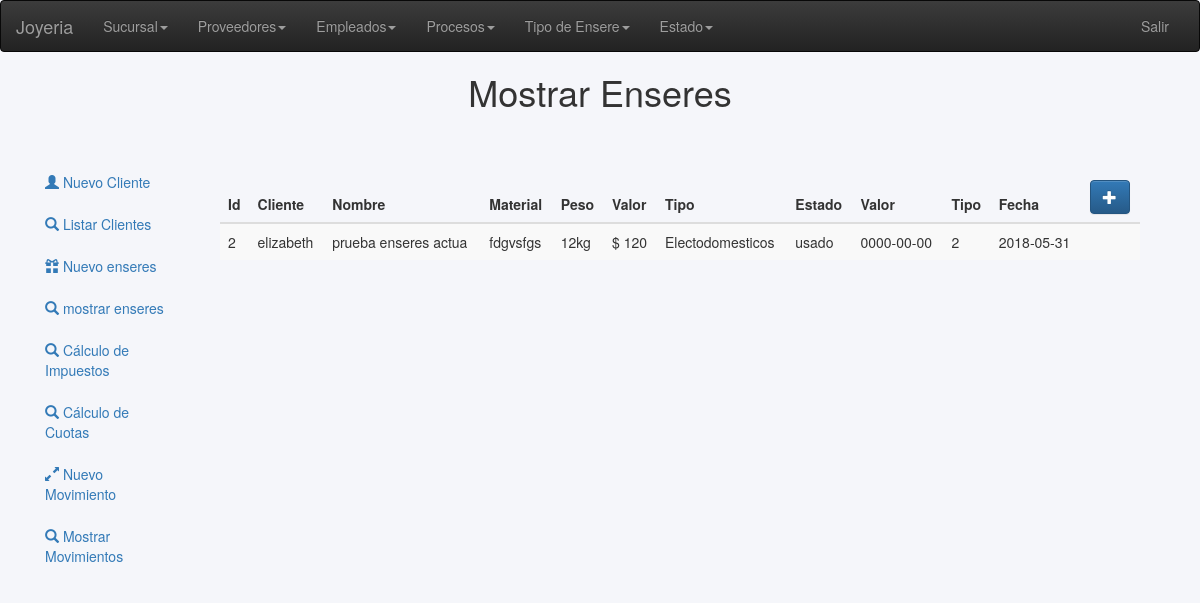
The app's page /views/enseres/mostrar.php (signed in) with its own data.
### tables this page shows
CREATE TABLE `enseres` (
  `id_enseres` int(11) NOT NULL,
  `idcliente` int(11) DEFAULT NULL,
  `nombre_ensere` varchar(20) DEFAULT NULL,
  `material` varchar(15) DEFAULT NULL,
  `peso` float DEFAULT NULL,
  `valor` float DEFAULT NULL,
  `tipoEnsere` int(11) NOT NULL,
  `estado` int(11) NOT NULL,
  `fechaRegistro` text NOT NULL,
  `cuota` int(11) NOT NULL,
  `fechaPago` date NOT NULL
);

CREATE TABLE `clientes` (
  `idcliente` int(11) NOT NULL,
  `nombre` varchar(70) DEFAULT NULL,
  `direccion` varchar(50) DEFAULT NULL,
  `telefono` int(8) DEFAULT NULL,
  `dui` int(15) DEFAULT NULL,
  `idsucursal` int(11) DEFAULT NULL,
  `clicorreo` varchar(30) DEFAULT NULL
);

CREATE TABLE `tipo_ensere` (
  `idtipo` int(11) NOT NULL,
  `nombre` varchar(30) DEFAULT NULL
);

CREATE TABLE `estado` (
  `id_Estado` int(11) NOT NULL,
  `EstadoInterno` varchar(50) DEFAULT NULL
);

### views/enseres/mostrar.php (the view, shortened to what this page needs)
<?php   require('../head.php') ?>
<body style="background: #f5f6fa;">
    <?php   require('../header.php') ?>
    <h1 style="margin: 0 auto; display: block; text-align: center;">Mostrar Enseres</h1>
    <section class="prueba container-fluid" style="margin-top: 50px; height: 335px;">
        <div class="row col-lg-12">
        <aside class="col-lg-2">
            <?php   require('../aside.php') ?>
        </aside>
            <div class="contenedor col-lg-10">
<table class="table table-striped" id="demo" style="margin-top: 10px;">
<thead>
<tr>
<th>Id</th>
<th>Cliente</th>
<th>Nombre</th>
<th>Material</th>
<th>Peso</th>
<th>Valor</th>
<th>Tipo</th>
<th>Estado</th>
<th>Valor</th>
<th>Tipo</th>
<th>Fecha </th>
<th><a href="nuevo.php" class="btn btn-primary" title="Nuevo"><i class='glyphicon glyphicon-plus'></i></a></th>
</tr>
</thead>
<tbody>
<?php
$md = new Model();
			$cn = $md->getConexion();
			$sqlMostrar = "SELECT enseres.*, tipo_ensere.nombre as ensere, estado.EstadoInterno as estado, clientes.nombre as cliente FROM enseres INNER JOIN tipo_ensere ON tipo_ensere.idtipo = enseres.tipoEnsere INNER JOIN estado ON estado.id_Estado = enseres.estado INNER JOIN clientes ON clientes.idcliente = enseres.idcliente ";
			$res = mysqli_query($cn,$sqlMostrar);
		while($row = mysqli_fetch_assoc($res)){
            echo "<tr><td>". $row['id_enseres'] . " </td><td> ";
            echo $row['cliente'] . "</td><td>";
            echo $row['nombre_ensere'] . "</td><td>";
            echo $row['material']."</td><td>";
            echo $row['peso']."kg</td><td>";
            echo "$ ".$row['valor']."</td><td>";
            echo $row['ensere'] . "</td><td>";
            echo $row['estado']."</td><td>";
            echo $row['fechaRegistro']."</td><td>";
            echo $row['cuota'] . "</td><td>";
            echo $row['fechaPago']."</td><td>";
        }
?>
</tbody>
</table>
</div>
</div>
    </section>

### records on screen
enseres: id_enseres "2", idcliente.nombre "elizabeth", nombre_ensere "prueba enseres actua", material "fdgvsfgs", peso "12", valor "120", tipoEnsere.nombre "Electodomesticos", estado.EstadoInterno "usado", fechaRegistro "0000-00-00", cuota "2", fechaPago "2018-05-31"
